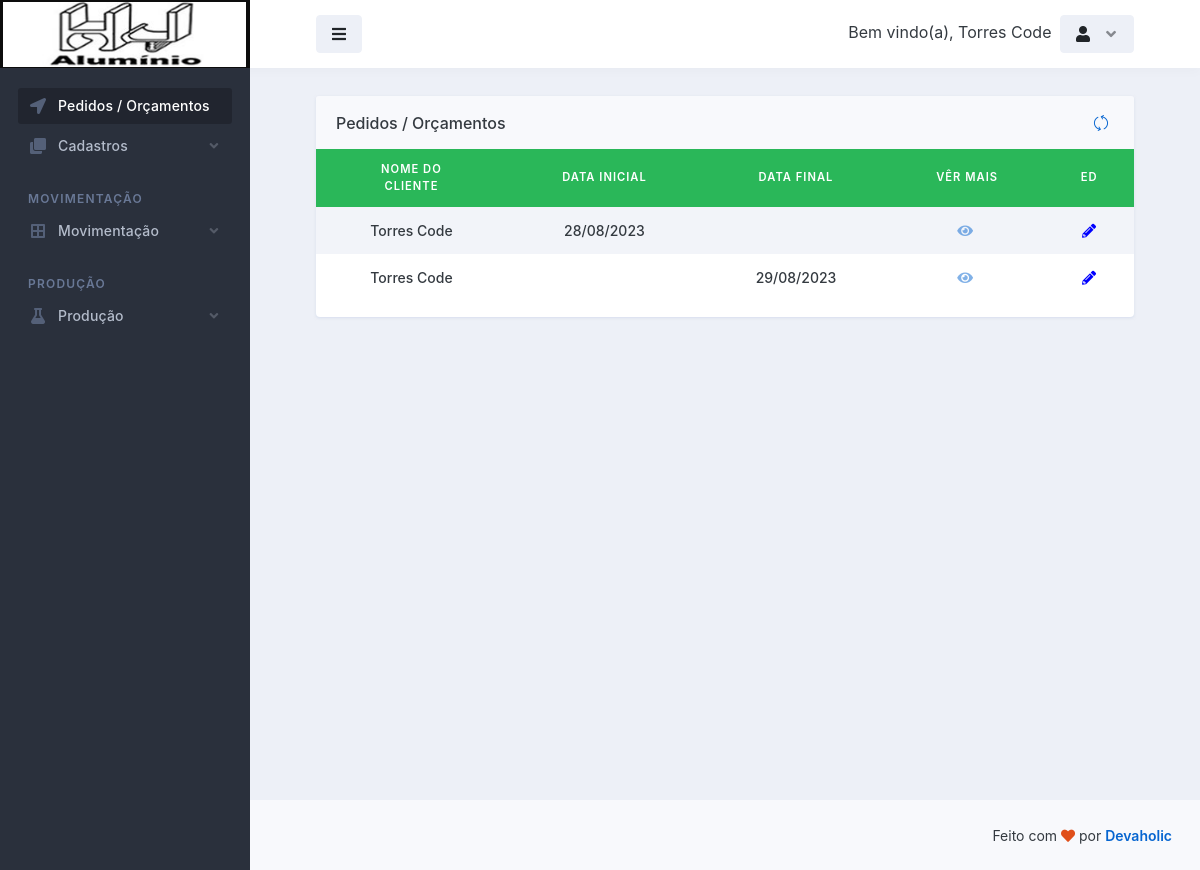
Before: /dashboard/dashboard.php (signed in) with the older database file.
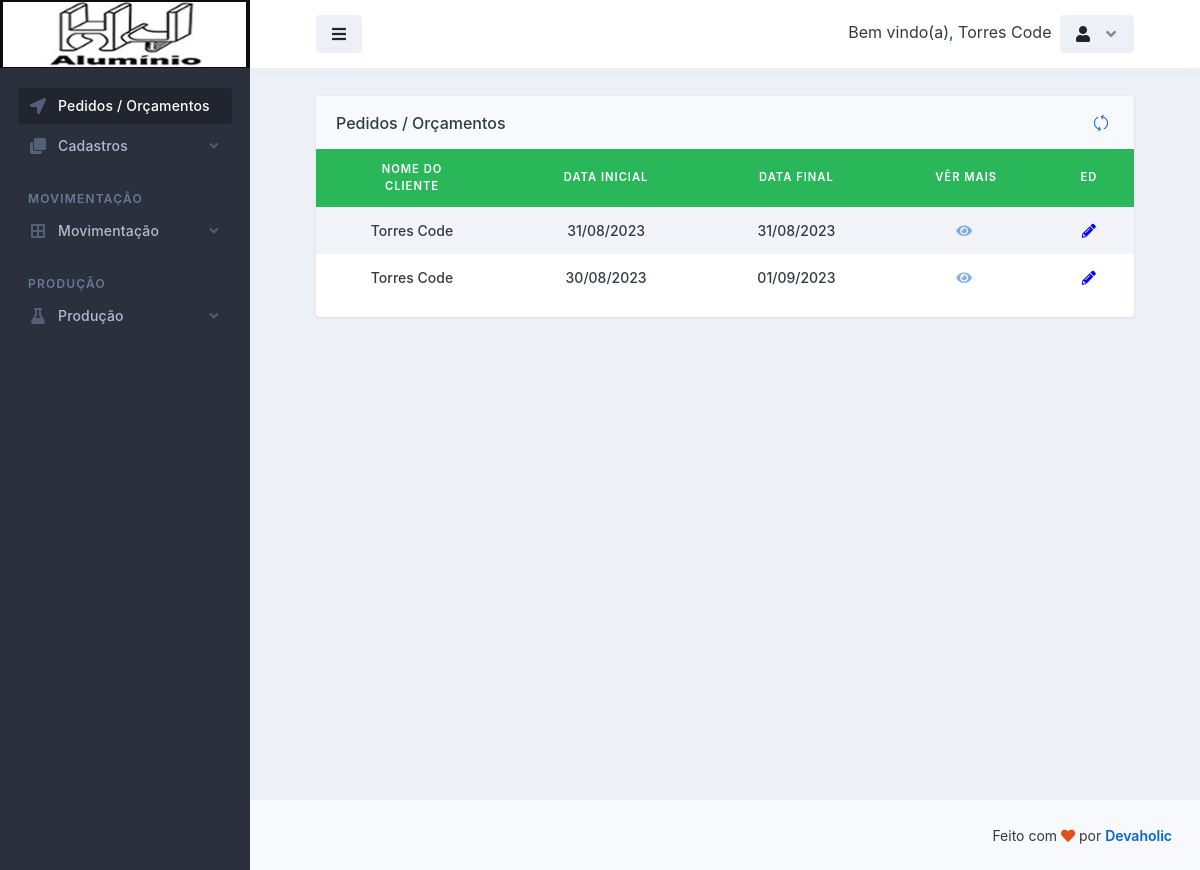
After: the same page with the newer database file.
### tables this page shows
CREATE TABLE `logado` (
  `id` int(11) NOT NULL,
  `nome` varchar(50) NOT NULL,
  `email` varchar(100) NOT NULL,
  `senha` varchar(50) NOT NULL,
  `parceiro_colaborador` varchar(100) NOT NULL,
  `cpf` int(100) NOT NULL,
  `rg` int(20) NOT NULL,
  `cep` int(20) NOT NULL,
  `endereco` varchar(100) NOT NULL,
  `telefone` varchar(50) NOT NULL,
  `complemento` varchar(100) NOT NULL,
  `bairro` varchar(100) NOT NULL,
  `cidade` varchar(100) NOT NULL,
  `uf` varchar(20) NOT NULL,
  `nascimento` varchar(100) NOT NULL,
  `nivel` varchar(20) NOT NULL
);

CREATE TABLE `pedidos_dos_clientes` (
  `id` int(11) NOT NULL,
  `nome_cliente` varchar(255) NOT NULL,
  `descricao_pedido` text NOT NULL,
  `data_inicial` varchar(255) NOT NULL,
  `data_final` varchar(255) NOT NULL,
  `garantia` varchar(255) NOT NULL,
  `status` varchar(255) NOT NULL,
  `nome_responsavel` varchar(255) NOT NULL
);

### database.php (called while the page is built, shortened)
<?php
    class database
    {
        public $server = 'localhost';
        public $user = 'root';
        public $pass = '';
        public $bdn = 'maxportas';
        public function __construct()
        {
            try{
            $this->conn = new PDO('mysql:host='.$this->server.'; dbname='.$this->bdn, $this->user, $this->pass);
            } catch(PDOException $e){
                echo "Error $e";
            }
        }
    }
?>

### controllers/controllers_pedidos_dos_clientes.php (called while the page is built, shortened)
<?php
    include "../database.php";
class controllers_pedidos_dos_clientes extends database
{
    public function selecionar_pedidos_dos_clientes()
    {
        $selecionar_pedidos_dos_clientes = $this->conn->prepare("SELECT * FROM pedidos_dos_clientes ORDER BY id DESC");
        $selecionar_pedidos_dos_clientes->execute();
        $resulpedidos_dos_clientes = $selecionar_pedidos_dos_clientes->fetchAll(PDO::FETCH_ASSOC);
        return $resulpedidos_dos_clientes;
    }
}
?>

### dashboard/dashboard.php (the view, shortened to what this page needs)
<?php
    require_once "../conexao-bd.php";
?>
<!doctype html>
<html lang="en">
  <head>
    <link rel="stylesheet" id="css-main" href="../assets/css/dashmix.min.css">
  </head>
  <body>
    <div id="page-container" class="sidebar-o sidebar-dark enable-page-overlay side-scroll page-header-fixed main-content-narrow">
      <?php require_once "../template/sidebar.php" ?>
      <?php require_once "../template/header.php" ?>
      <main id="main-container">
        <div class="content">
          <div class="row">
            <div class="col-md-12">
              <div class="block block-rounded block-mode-loading-refresh">
                <div class="block-header block-header-default">
                  <h3 class="block-title">
                    Pedidos / Orçamentos
                  </h3>
                  <div class="block-options">
                    <button type="button" class="btn-block-option" data-toggle="block-option" data-action="state_toggle" data-action-mode="demo">
                      <i class="si si-refresh"></i>
                    </button>
                  </div>
                </div>
                <div class="table-responsive">
                  <table class="table table-striped table-hover table-borderless table-vcenter fs-sm">
                    <thead style="text-align: center; font-size: 0.8em; background-color: #2ab759; color: #fff;">
                      <tr class="text-uppercase">
                        <th>Nome do <br> Cliente</th>
                        <th>Data Inicial</th>
                        <th>Data Final</th>
                        <th>Vêr Mais</th>
                        <th>Ed</th>
                      </tr>
                    </thead>
                    <tbody>
                      <?php
                        require_once "../controllers/controllers_pedidos_dos_clientes.php";
                        $pedidos_dos_clientes = new controllers_pedidos_dos_clientes();
                        $result_pedidos = $pedidos_dos_clientes->selecionar_pedidos_dos_clientes();
                        if(count($result_pedidos) > 0)
                        {
                          foreach($result_pedidos as $row_pedidos){
                      ?>
                      <tr>
                        <td class="text-center text-end fw-medium">
                          <?= $row_pedidos['nome_cliente']; ?>
                        </td>
                        <td class="text-center text-end fw-medium">
                          <?= $row_pedidos['data_inicial']; ?>
                        </td>
                        <td class="text-center text-end fw-medium">
                          <?= $row_pedidos['data_final']; ?>
                        </td>
                        <td class="text-center d-xl-table-cell" style="color: blue;">
                          <a href="ver_mais.php?view=<?php $idCriptografado = base64_encode($row_pedidos['id']); echo $idCriptografado;?>">
                            <i class="fa fa-eye me-1 opacity-50 text-primary"></i>
                          </a>
                        </td>
                        <td class="text-center d-xl-table-cell" style="color: blue;">
                          <form action="gestao_pedidos.php" method="post">
                            <button type="submit" style="cursor: pointer; border: none; background-color: transparent;">
                              <i class="fa fa-pencil-alt" style="color: blue;"></i>
                            </button>
                          </form>
                        </td>
                      </tr>
                      <?php
                        } } else
                        {
                          echo "<h1>Nenhum registo encontrado!</h1>";
                        }
                      ?>
                    </tbody>
                  </table>
                </div>
                </div>
              </div>
            </div>
          </div>
        </div>
      <?php require_once "../template/footer.php"; ?>
  </body>
</html>

### template/sidebar.php (shortened to what this page needs)
<nav id="sidebar" aria-label="Main Navigation">
    <div style="background-color: black;">
        <div class="content-header bg-white-5">
        <a class="fw-semibold text-white tracking-wide" href="../dashboard/dashboard.php">
            <span class="smini-hidden">
            <img style="margin-left: -15px; height: 65px; width: 132%;" src="../assets/img/logoHJ-Aluminio-Sidebarr.jpg" alt="logoHJ-Alumínio">
            </span>
        </a>
        </div>
    </div>
    <div class="js-sidebar-scroll">
        <div class="content-side">
        <ul class="nav-main">
            <li class="nav-main-item">
            <a class="nav-main-link active" href="../dashboard/dashboard.php">
                <i class="nav-main-link-icon fa fa-location-arrow"></i>
                <span class="nav-main-link-name">Pedidos / Orçamentos</span>
            </a>
            </li>
            <li class="nav-main-item">
            <a class="nav-main-link nav-main-link-submenu" data-toggle="submenu" aria-haspopup="true" aria-expanded="false" href="#">
                <i class="nav-main-link-icon fa fa-clone"></i>
                <span class="nav-main-link-name">Cadastros</span>
            </a>
            </li>
            <li class="nav-main-heading">Movimentação</li>
            <li class="nav-main-item">
            <a class="nav-main-link nav-main-link-submenu" data-toggle="submenu" aria-haspopup="true" aria-expanded="false" href="#">
                <i class="nav-main-link-icon fa fa-border-all"></i>
                <span class="nav-main-link-name">Movimentação</span>
            </a>
            </li>
            <li class="nav-main-heading">Produção</li>
            <li class="nav-main-item">
            <a class="nav-main-link nav-main-link-submenu" data-toggle="submenu" aria-haspopup="true" aria-expanded="false" href="#">
                <i class="nav-main-link-icon fa fa-flask"></i>
                <span class="nav-main-link-name">Produção</span>
            </a>
            </li>
        </ul>
        </div>
    </div>
</nav>

### template/header.php (shortened to what this page needs)
<?php
    require_once "../conexao-bd.php";
    $email = $_SESSION['email'];
    $selecinarUserLogado = $conn->prepare("SELECT * FROM logado WHERE email = :email");
    $selecinarUserLogado->bindValue(':email', $email);
    $selecinarUserLogado->execute();
    $row = $selecinarUserLogado->fetch(PDO::FETCH_ASSOC);
?>
<header id="page-header">
    <div class="content-header">
    <div class="space-x-1">
        <button type="button" class="btn btn-alt-secondary" data-toggle="layout" data-action="sidebar_toggle">
        <i class="fa fa-fw fa-bars"></i>
        </button>
    </div>
    <div class="space-x-1">
        <div class="dropdown d-inline-block">
            <span class="d-sm-inline-block">Bem vindo(a), <?php echo $row['nome']; ?></span>
        </div>
        <div class="dropdown d-inline-block">
        <button type="button" class="btn btn-alt-secondary" id="page-header-user-dropdown" data-bs-toggle="dropdown" aria-haspopup="true" aria-expanded="false">
            <i class="fa fa-fw fa-user"></i>
            <i class="fa fa-fw fa-angle-down opacity-50 ms-1 d-none d-sm-inline-block"></i>
        </button>
        </div>
    </div>
    </div>
</header>

### template/footer.php (shortened to what this page needs)
<footer id="page-footer" class="bg-body-light">
    <div class="content py-0">
        <div class="row fs-sm">
        <div class="col-sm-6 order-sm-2 mb-1 mb-sm-0 text-center text-sm-end">
            Feito com <i class="fa fa-heart text-danger"></i> por <a class="fw-semibold" href="http://devaholic.ao/" target="_blank">Devaholic</a>
        </div>
        <div class="col-sm-6 order-sm-1 text-center text-sm-start">
            <a class="fw-semibold" href="https://devaholic.ao" target="_blank">Devaholic</a> &copy; <span>2023 | <?php echo Date('Y'); ?></span>
        </div>
        </div>
    </div>
</footer>

Changed rows visible on the page:
removed pedidos_dos_clientes: nome_cliente "Torres Code", data_inicial "28/08/2023"
removed pedidos_dos_clientes: nome_cliente "Torres Code", data_final "29/08/2023"
added pedidos_dos_clientes: nome_cliente "Torres Code", data_inicial "31/08/2023", data_final "31/08/2023"
added pedidos_dos_clientes: nome_cliente "Torres Code", data_inicial "30/08/2023", data_final "01/09/2023"
